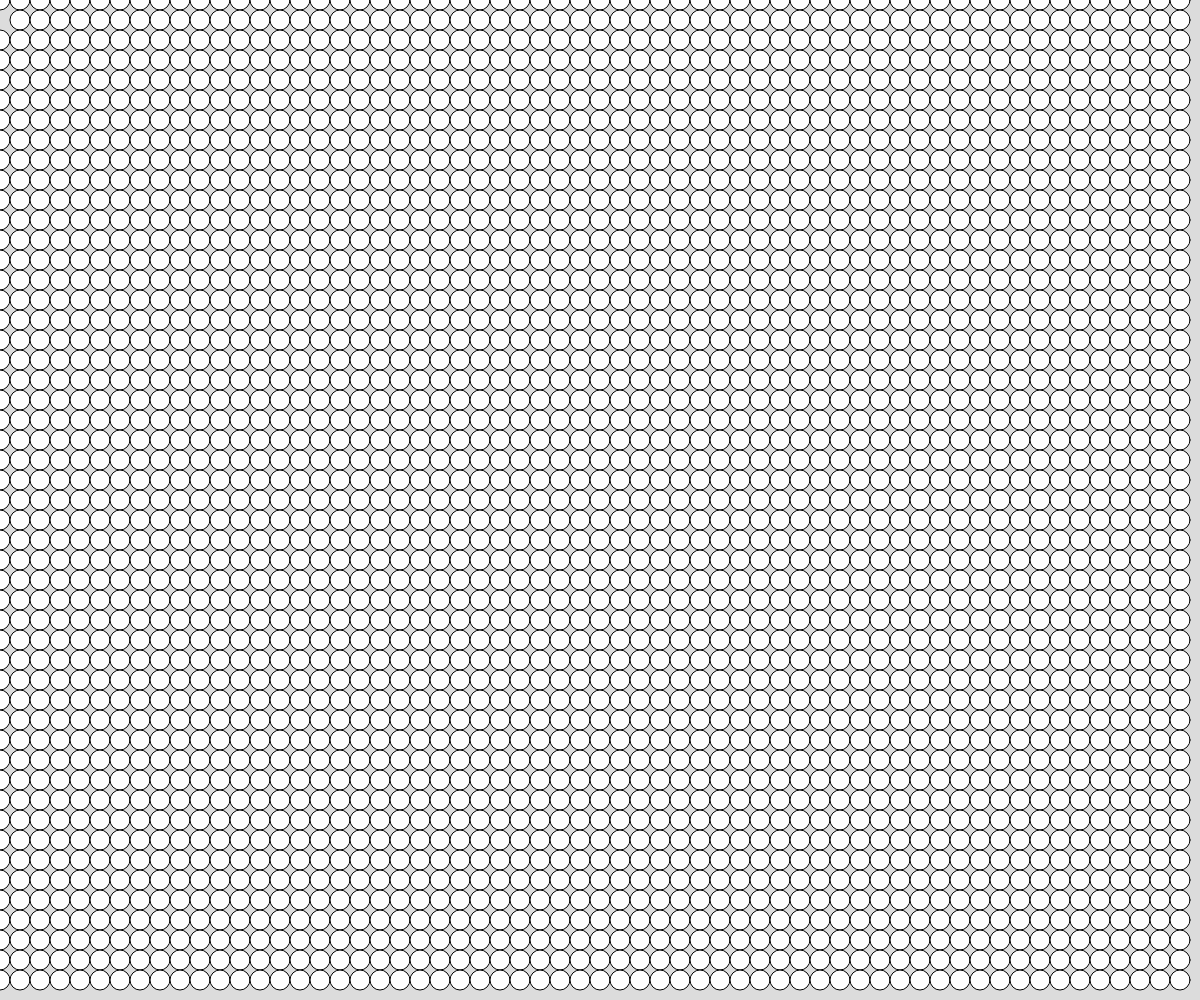
Frame 1 (no input)
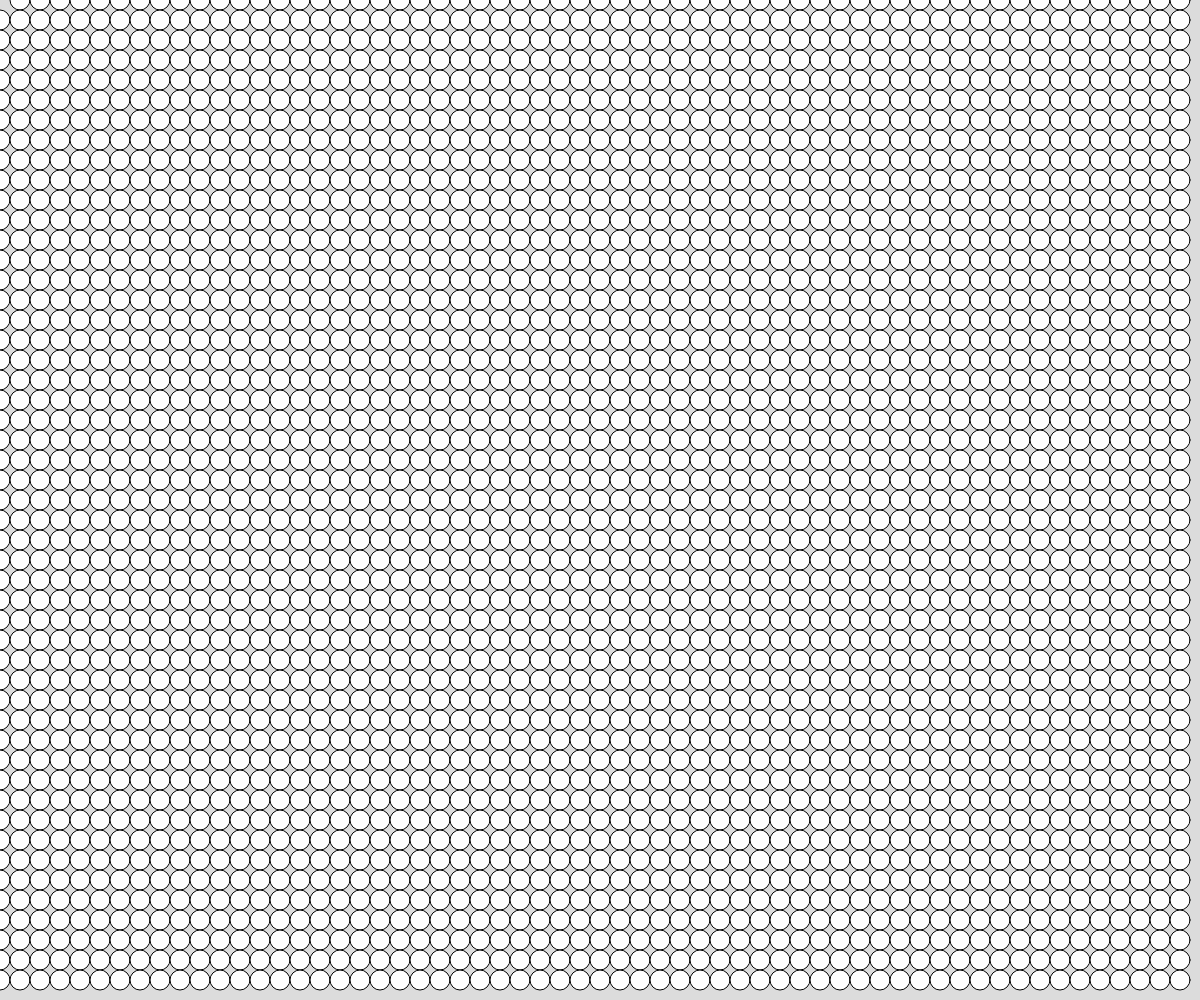
Frame 60 (no input)
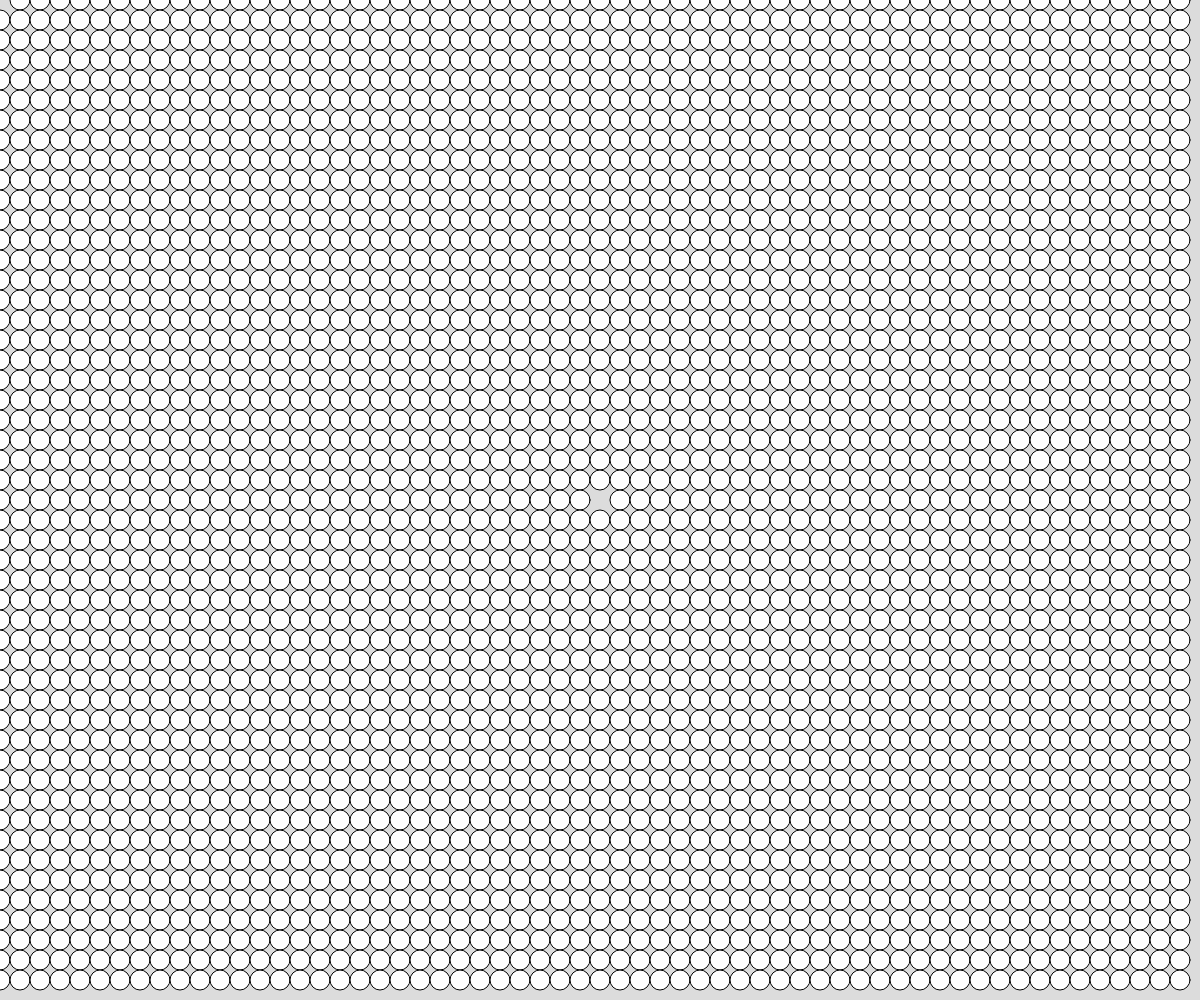
Frame 120 (the mouse pressed at the canvas centre since frame 60)

The p5.js sketch that drew these frames (run headless with seeded random() and noise() and a simulated clock; from frame 60 on, the mouse is pressed at the canvas centre):

// p5.js sketch
// ── sketch.js
let bubbles = [];
let bubbleSize = 20;

function setup() {
  createCanvas(windowWidth, windowHeight);
  populateArray();
}

function populateArray() {
  for (let x = 0; x < width; x += bubbleSize) {
      for (let y = 0; y < height; y += bubbleSize) {
        let b = {
          x: x,    y: y
        };
        bubbles.push(b);
      }
    }
}

function showBubbles() {
  for (let i = 0; i < bubbles.length; i++) {
    let b = bubbles[i];
    circle(b.x, b.y, bubbleSize);

    if (dist(b.x, b.y, mouseX, mouseY) <  bubbleSize / 2) {
      //.splice(pos, #of items, replacement)
      bubbles.splice(i, 1);
    }
  }
}

function draw() {
  background(220);
  showBubbles();
}
